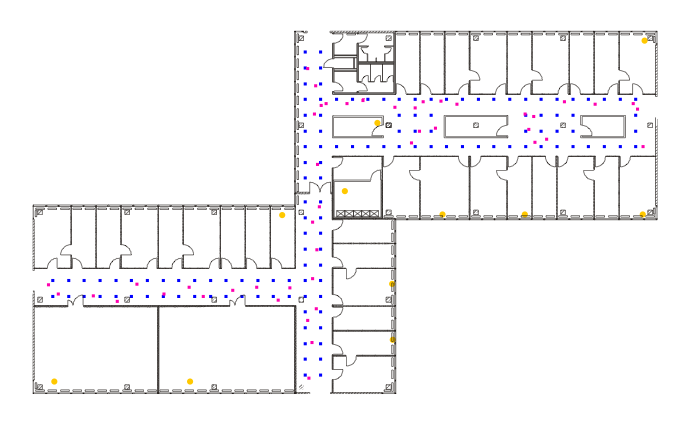
#> input picture floorplan-fingerprint.png, 694 x 422 px
$ python Representacio_mapa.py
#> lines starting #> are read from the running program, lines starting #| are printed output that depends on the picture
import matplotlib.pyplot as plt
import matplotlib.image as mpimg

#Funció que se li passen les diferents coordenades i les pinta en la imatge corresponent a la base de dades (Mannheim)
def dibuixar_mapa(coordenades_real, coordenades_estimades_fingerprinting, coordenades_estimades_trilateracio, ruta_imatge, dimensions_imatge):
    #Desempaqueta les coordenades
#> called with coordenades_real = (32.16, 7.08), coordenades_estimades_fingerprinting = (32, 5), coordenades_estimades_trilateracio = (27.36, 5.22), ruta_imatge = 'floorplan-fingerprint.png', dimensions_imatge = (694, 422)
    x, y = coordenades_real

    z, k = coordenades_estimades_fingerprinting

    t, w = coordenades_estimades_trilateracio

    print(x)
    #Carrega la imatge de fons
    mapa = mpimg.imread(ruta_imatge)
#> mapa is the input picture: shape (422, 694, 3) float32; mean R, G, B 0.965, 0.963, 0.967

    #Converteix els metres en píxels per a poder-ho representar en aquesta imatge
    #Tot i que les divisions son diferents però és la mateixa relació píxels metre. 10.5117 píxels per metre.
    x = (x * (583.4/55.5))-47.6 #El valor de -47.6 se li resta ja que l'eix de coordenades no coincideix amb el 0 de la imatge.
    y = (y * (323.4/30.75))+27.9 #Aquí el mateix però amb l'eix Y

    z = (z * (583.4/55.5))-47.6
    k = (k * (323.4/30.75))+27.9

    t = (t * (583.4/55.5))-47.6
    w = (w * (323.4/30.75))+27.9

    #Crea la figura i els eixos
    fig, ax = plt.subplots()

    #Mostra la imatge de fons ocupant tot l'espai
    ax.imshow(mapa, extent=[-dimensions_imatge[0]/2, dimensions_imatge[0]/2, -dimensions_imatge[1]/2, dimensions_imatge[1]/2], origin='upper')

    #Configura els límits dels eixos per a que coincideixin amb les dimensions de la imatge
    ax.set_xlim([-dimensions_imatge[0]/2, dimensions_imatge[0]/2])
    ax.set_ylim([-dimensions_imatge[1]/2, dimensions_imatge[1]/2])

    #Oculta els números als eixos X i Y.
    ax.set_xticks([])
    ax.set_yticks([])


    ax.plot(x, y, 'o', markersize=12, markerfacecolor='none', markeredgecolor='orange')
    ax.plot(z, k, 'o', markersize=12, markerfacecolor='none', markeredgecolor='blue')
    ax.plot(t, w, 'rx', markersize=12)


    #Etiqueta els eixos
    ax.set_xlabel('X')
    ax.set_ylabel('Y')

    #Mostra el mapa
    plt.show()
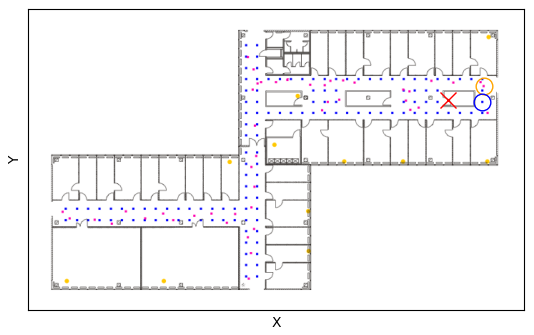
#> figure drawn by matplotlib, 1 panel

#Aqui es poden modificar les diferents coordenades de les dues tècniques per pintar-les al mapa.
coordenades_real = (32.16, 7.08)
coordenades_estimades_fingerprinting = (32.0, 5.0)
coordenades_estimades_trilateracio = (27.35796432, 5.22098447)
#Ruta de la imatge
ruta_imatge = 'floorplan-fingerprint.png'
#Dimensions de la imatge del mapa (Mannheim)
dimensions_imatge = (694, 422)
dibuixar_mapa(coordenades_real, coordenades_estimades_fingerprinting, coordenades_estimades_trilateracio, ruta_imatge, dimensions_imatge)
